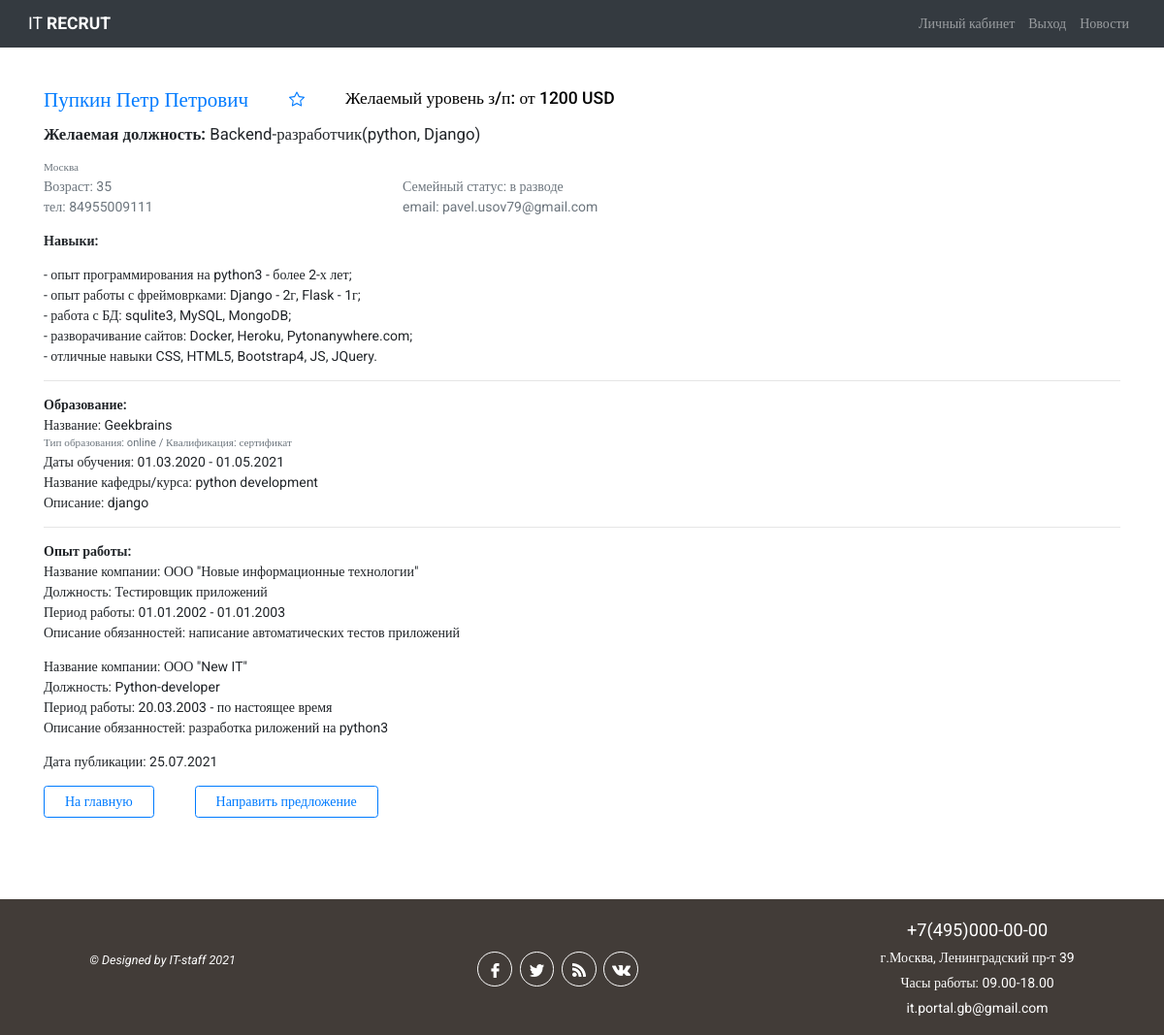
Page /worker/6/resume_view/3/ (signed in) on the earlier database version.
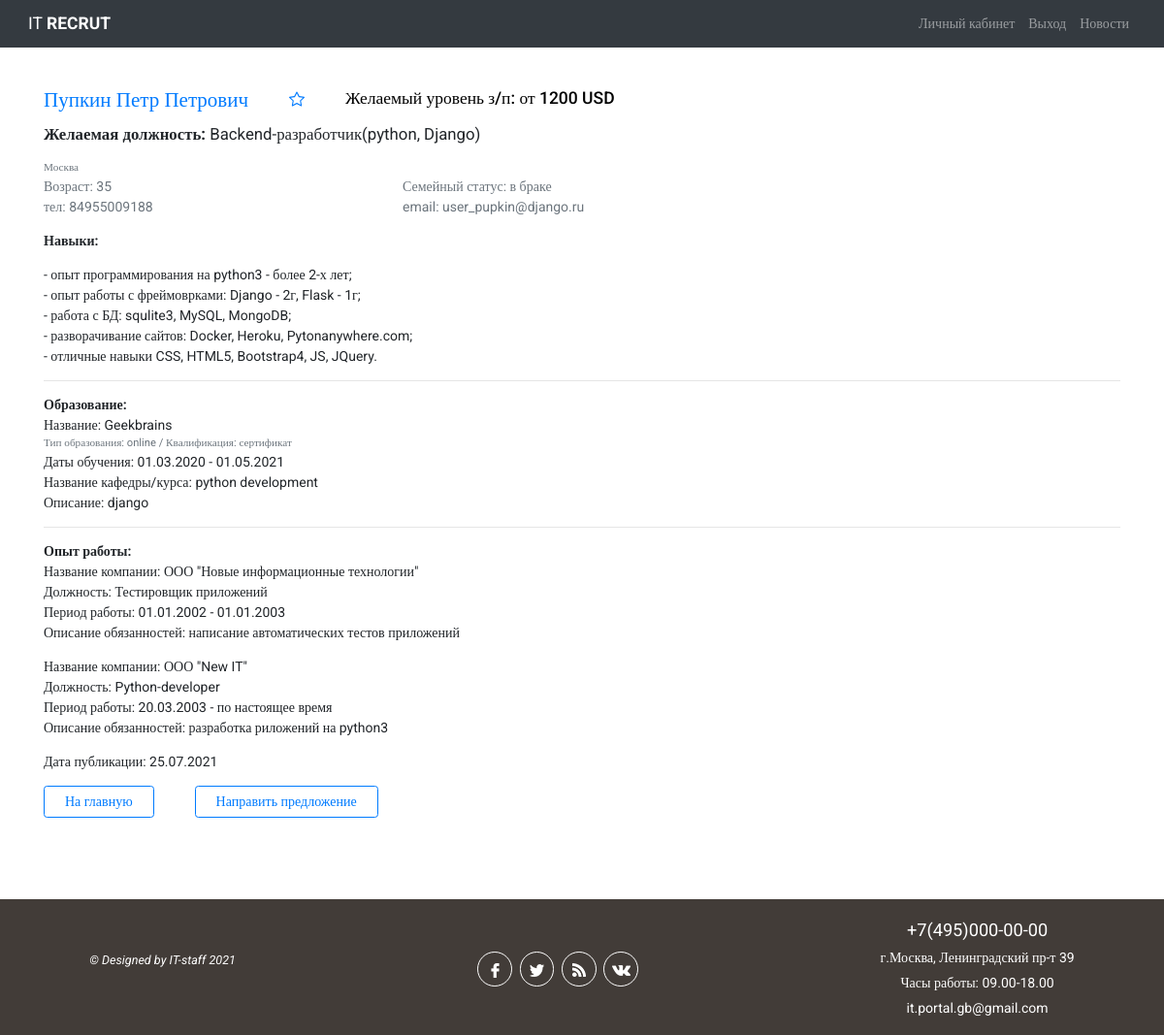
Same page on the later database version.
### workerapp/models.py (models this page shows, shortened)
class Resume(models.Model):
    RESUME_ACTION_CHOICE = (
        ('draft', 'сохранить черновик'),
        ('publish', 'опубликовать на портале'),
        ('moderation_ok', 'модерация пройдена'),
        ('moderation_reject', 'модерация отклонена')
    )
    RUB = 'руб.'
    USD = 'USD'
    EUR = 'EUR'
    CURRENCY_CHOICE = (
        (RUB, 'руб.'),
        (USD, 'USD'),
        (EUR, 'EUR')
    )
    position = models.CharField(max_length=64, verbose_name='желаемая должность')
    min_salary = models.CharField(verbose_name='минимальный уровень з/п', max_length=7, blank=True,
                                  help_text='поле необязательное для заполнения')
    max_salary = models.CharField(verbose_name='максимальный уровень з/п', max_length=7, blank=True,
                                  help_text='поле необязательное для заполнения')
    currency = models.CharField(verbose_name='валюта', max_length=4, blank=True,
                                choices=CURRENCY_CHOICE, help_text='поле необязательное для '
                                                                   'заполнения')
    published = models.DateField(verbose_name='дата публикации', default=datetime.now)
    skills = models.TextField(verbose_name='Ключевые навыки', max_length=512, blank=True)
    hobby = models.TextField(verbose_name='Ваши увлечения', max_length=512, blank=True,
                             help_text='поле необязательно для заполнения')
    action = models.CharField(verbose_name='статус', max_length=64, choices=RESUME_ACTION_CHOICE)
    seeker = models.ForeignKey(Seeker, on_delete=models.CASCADE)
    hide = models.BooleanField(verbose_name='резюме удалено / скрыто', default=False)
    failed_moderation = models.TextField(verbose_name='Сообщение в случае непрохождения '
        'модерации резюме', max_length=254, blank=True, help_text='поле необязательное')
    is_favorite = models.BooleanField(verbose_name='добавлен в избранное', default=False)
    class Meta:
        verbose_name_plural = 'Резюме'
    def get_experience_items(self):
        return self.experience.select_related().filter(is_active=True)
    def get_education_items(self):
        return self.educationitems.select_related().filter(is_active=True)

### authapp/models.py (models this page shows, shortened)
class Seeker(models.Model):
    NEED_MODER = 'need_moderation'
    MODER_OK = 'moderation_ok'
    MODER_REJECT = 'moderation_reject'
    SEEKER_STATUS_CHOICES = (
        (NEED_MODER, 'требуется модерация'),
        (MODER_OK, 'модерация пройдена успешно'),
        (MODER_REJECT, 'отклонено модератором')
    )
    SEX_CHOICE = (
        ('male', 'мужской'),
        ('female', 'женский')
    )
    MARRIED_STATUS = (
        ('h', 'холост'),
        ('m', 'в браке'),
        ('d', 'в разводе')
    )
    patronimyc = models.CharField(verbose_name='Отчество', max_length=64)
    age = models.PositiveSmallIntegerField(verbose_name='возраст', default=18)
    sex = models.CharField(verbose_name='Ваш пол', max_length=32, choices=SEX_CHOICE)
    married = models.CharField(verbose_name='Семейное положение', max_length=1, choices=MARRIED_STATUS)
    city = models.CharField(verbose_name='город', max_length=64, blank=True)
    skills = models.TextField(verbose_name='Навыки (знание программ)', max_length=264, blank=True)
    hobby = models.TextField(verbose_name='Ваши увлечения', max_length=264, blank=True)
    tel = models.CharField(verbose_name='телефон', max_length=11, blank=True)
    photo = models.ImageField(upload_to='seeker_photo', blank=True)
    is_active = models.BooleanField(default=True)
    user = models.OneToOneField(User, on_delete=models.CASCADE)
    status = models.CharField(verbose_name='статус соискателя на сайте',
                              choices=SEEKER_STATUS_CHOICES, default=NEED_MODER, max_length=32)
    failed_moderation = models.CharField(max_length=512, blank=True, verbose_name='поле '
                                                                                  'заполняется в случае отклонения модерации')
    activation_key = models.CharField(max_length=128, blank=True)
    activation_key_expires = models.DateTimeField(default=(datetime.now() + timedelta(hours=24)))
    class Meta:
        verbose_name_plural = 'Соискатели'

### workerapp/views.py (the view)
# urls.py: path('<int:seeker_id>/resume_view/<int:pk>/', views.ResumeDetailView.as_view(), name='resume_view'),
class ResumeDetailView(LoginRequiredMixin, DetailView):
    model = Resume
    template_name = 'workerapp/resume_view.html'
    context_object_name = 'item'
    def get_context_data(self, **kwargs):
        context = super().get_context_data()
        context['title'] = "Резюме"
        context['seeker'] = get_object_or_404(Seeker, pk=self.kwargs['seeker_id'])
        context['favorite'] = FavoriteResumes.objects.filter(resume=self.object,
                                                             employer=self.request.user.employer).first()
        if self.request.is_ajax() and self.request.user.employer:
            add_delete_favorites(self.request)
        return context

### workerapp/templates/workerapp/resume_view.html
{% extends 'mainapp/base.html' %}
{% load static %}
{% block content %}
{% if item.seeker.photo %}
<div class="container my-5">
    <div class="row">
        <div class="col-3 col-md-2">
            <img class="card-img" src="/media/{{ item.seeker.photo }}" alt="">
        </div>
        <div class="col-9 col-md-10">
            <div class="d-flex">
                <h4 style="color: blue;"><a href="{% url 'worker:seeker_profile' item.seeker.pk %}">{{ item.seeker.user.first_name }}
                    {{ item.seeker.user.last_name }} {{ item.seeker.patronimyc }}</a></h4>
                <p class="ml-5">
                    {% if favorite %}
                    <svg id="{{ item.pk }}" data-url="{% url 'worker:resume_view' item.seeker.pk item.pk %}" style="color: #007bff;" xmlns="http://www.w3.org/2000/svg" width="16" height="16" fill="currentColor"
                         class="bi bi-star-fill" viewBox="0 0 16 16">
                    <path d="M3.612 15.443c-.386.198-.824-.149-.746-.592l.83-4.73L.173 6.765c-.329-.314-.158-.888.283-.95l4.898-.696L7.538.792c.197-.39.73-.39.927 0l2.184 4.327 4.898.696c.441.062.612.636.282.95l-3.522 3.356.83 4.73c.078.443-.36.79-.746.592L8 13.187l-4.389 2.256z"/>
                    </svg>
                    {% else %}
                    <svg id="{{ item.pk }}" data-url="{% url 'worker:resume_view' item.seeker.pk item.pk %}" style="color: #007bff;" xmlns="http://www.w3.org/2000/svg" width="16" height="16" fill="currentColor" class="bi bi-star" viewBox="0 0 16 16">
                      <path d="M2.866 14.85c-.078.444.36.791.746.593l4.39-2.256 4.389 2.256c.386.198.824-.149.746-.592l-.83-4.73 3.523-3.356c.329-.314.158-.888-.283-.95l-4.898-.696L8.465.792a.513.513 0 0 0-.927 0L5.354 5.12l-4.898.696c-.441.062-.612.636-.283.95l3.523 3.356-.83 4.73zm4.905-2.767l-3.686 1.894.694-3.957a.565.565 0 0 0-.163-.505L1.71 6.745l4.052-.576a.525.525 0 0 0 .393-.288l1.847-3.658 1.846 3.658a.525.525 0 0 0 .393.288l4.052.575-2.906 2.77a.564.564 0 0 0-.163.506l.694 3.957-3.686-1.894a.503.503 0 0 0-.461 0z"/>
                    </svg>
                    {% endif %}
                </p>
            </div>
            <p style="font-size: 1.2rem;"><span class="font-weight-bold">Желаемая должность:</span> {{ item.position }}</p>
            <p class="small text-muted mb-0">{{ item.seeker.city }}</p>
            <div class="d-sm-flex mb-0 px-0">
                <p class="text-muted mb-0 col-sm-4 px-0">Возраст: {{ item.seeker.age }}</p>
                <p class="text-muted mb-0">Семейный статус: {{ item.seeker.get_married_display }}</p>
            </div>
            <div class="d-sm-flex pl-0">
                <p class="text-muted col-sm-4 px-0 mb-0">тел: {{ item.seeker.tel }}</p>
                <p class="text-muted">email: {{ item.seeker.user.email }}</p>
            </div>
            <p class="h5 mt-3" style="color:black;">Желаемый уровень з/п:
                {% if item.min_salary and item.max_salary %}{{ item.min_salary }} -
                {{ item.max_salary }} {{ item.currency }}
                {% elif item.min_salary %} от {{ item.min_salary }} {{ item.currency }}
                {% elif item.max_salary %} до {{ item.max_salary }} {{ item.currency }}
                {% else %} не указана
                {% endif %}
            </p>
            <p><span class="font-weight-bold">Навыки:</span> {{ item.skills|linebreaks }}</p>
            <hr style="color: #ccc;">
            <p class="mt-3 font-weight-bold mb-0">Образование:</p>
            {% if item.get_education_items %}
            {% for edu_item in item.get_education_items %}
                <p class="mb-0">Название: {{ edu_item.institution_name }}</p>
                <p class="small text-muted mb-0">Тип образования: {{ edu_item.edu_type }} / Квалификация: {{ edu_item.get_degree_display }}</p>
                <p class="mb-0">Даты обучения: {{ edu_item.from_date|date:'d.m.Y' }} - {{ edu_item.to_date|date:'d.m.Y' }}</p>
                <p class="mb-0">Название кафедры/курса: {{ edu_item.course_name }}</p>
                {% if edu_item.edu_description %}<p class="mb-0">Описание: {{ edu_item.edu_description }}</p>{% endif %}
            {% endfor %}
            {% else %}
                <p>образование не указано</p>
            {% endif %}
            <hr style="color: #ccc;">
            <p class="mt-3 font-weight-bold mb-0">Опыт работы:</p>
            {% if item.get_experience_items %}
            {% for exp_item in item.get_experience_items %}
                <p class="mb-0">Название компании: {{ exp_item.company_name }}</p>
                <p class="mb-0">Должность: {{ exp_item.job_title }}</p>
                <p class="mb-0">Период работы: {{ exp_item.start_date|date:'d.m.Y' }} - {% if exp_item.finish_date %}
                    {{ exp_item.finish_date|date:'d.m.Y' }} {% else %} по настоящее время{% endif %}</p>
                {% if exp_item.job_description %}<p>Описание обязанностей: {{ exp_item.job_description }}</p>{% endif %}
            {% endfor %}
            {% else %}
                <p>опыт работы не указан</p>
            {% endif %}
            <p>Дата публикации: {{item.published|date:"d.m.Y" }}</p>
            <div class="d-flex">
                <a class="btn btn-outline-primary mb-5 px-4" role="button"
                   href="{% url 'main' %}">На главную</a>
                <a class="btn btn-outline-primary mb-5 px-4 ml-5" role="button" href="{% url 'employer:send_offer' user.employer.pk item.pk %}">Направить предложение</a>
            </div>
        </div>
    </div>
</div>
{% else %}
<div class="container my-5">
    <div class="row">
        <div class="col-12">
            <div class="d-flex">
                <h4 style="color: blue;"><a href="{% url 'worker:seeker_profile' item.seeker.pk %}">{{ item.seeker.user.first_name }}
                    {{ item.seeker.user.last_name }} {{ item.seeker.patronimyc }}</a></h4>
                <p class="ml-5">
                    {% if favorite %}
                    <svg id="{{ item.pk }}" data-url="{% url 'worker:resume_view' item.seeker.pk item.pk %}" style="color: #007bff;" xmlns="http://www.w3.org/2000/svg" width="16" height="16" fill="currentColor"
                         class="bi bi-star-fill" viewBox="0 0 16 16">
                    <path d="M3.612 15.443c-.386.198-.824-.149-.746-.592l.83-4.73L.173 6.765c-.329-.314-.158-.888.283-.95l4.898-.696L7.538.792c.197-.39.73-.39.927 0l2.184 4.327 4.898.696c.441.062.612.636.282.95l-3.522 3.356.83 4.73c.078.443-.36.79-.746.592L8 13.187l-4.389 2.256z"/>
                    </svg>
                    {% else %}
                    <svg id="{{ item.pk }}" data-url="{% url 'worker:resume_view' item.seeker.pk item.pk %}" style="color: #007bff;" xmlns="http://www.w3.org/2000/svg" width="16" height="16" fill="currentColor" class="bi bi-star" viewBox="0 0 16 16">
                  <path d="M2.866 14.85c-.078.444.36.791.746.593l4.39-2.256 4.389 2.256c.386.198.824-.149.746-.592l-.83-4.73 3.523-3.356c.329-.314.158-.888-.283-.95l-4.898-.696L8.465.792a.513.513 0 0 0-.927 0L5.354 5.12l-4.898.696c-.441.062-.612.636-.283.95l3.523 3.356-.83 4.73zm4.905-2.767l-3.686 1.894.694-3.957a.565.565 0 0 0-.163-.505L1.71 6.745l4.052-.576a.525.525 0 0 0 .393-.288l1.847-3.658 1.846 3.658a.525.525 0 0 0 .393.288l4.052.575-2.906 2.77a.564.564 0 0 0-.163.506l.694 3.957-3.686-1.894a.503.503 0 0 0-.461 0z"/>
                    </svg>
                    {% endif %}
                </p>
                <p class="h5 ml-5" style="color:black;">Желаемый уровень з/п:
                    {% if item.min_salary and item.max_salary %}{{ item.min_salary }} -
                    {{ item.max_salary }} {{ item.currency }}
                    {% elif item.min_salary %} от {{ item.min_salary }} {{ item.currency }}
                    {% elif item.max_salary %} до {{ item.max_salary }} {{ item.currency }}
                    {% else %} не указана
                    {% endif %}
                </p>
            </div>
            <p style="font-size: 1.2rem;"><span class="font-weight-bold">Желаемая должность:</span> {{ item.position }}</p>
            <p class="small text-muted mb-0">{{ item.seeker.city }}</p>
            <div class="d-sm-flex pl-0 mb-0">
                <p class="text-muted mb-0 col-sm-4 px-0">Возраст: {{ item.seeker.age }}</p>
                <p class="text-muted mb-0">Семейный статус: {{ item.seeker.get_married_display }}</p>
            </div>
            <div class="d-sm-flex pl-0">
                <p class="text-muted col-sm-4 px-0 mb-0">тел: {{ item.seeker.tel }}</p>
                <p class="text-muted">email: {{ item.seeker.user.email }}</p>
            </div>
            <p><span class="font-weight-bold">Навыки:</span> {{ item.skills|linebreaks }}</p>
            <hr style="color: #ccc;">
            <p class="mt-3 font-weight-bold mb-0">Образование:</p>
            {% if item.get_education_items %}
            {% for edu_item in item.get_education_items %}
                <p class="mb-0">Название: {{ edu_item.institution_name }}</p>
                <p class="small text-muted mb-0">Тип образования: {{ edu_item.edu_type }} / Квалификация: {{ edu_item.get_degree_display }}</p>
                <p class="mb-0">Даты обучения: {{ edu_item.from_date|date:'d.m.Y' }} - {{ edu_item.to_date|date:'d.m.Y' }}</p>
                <p class="mb-0">Название кафедры/курса: {{ edu_item.course_name }}</p>
                {% if edu_item.edu_description %}<p class="mb-0">Описание: {{ edu_item.edu_description }}</p>{% endif %}
            {% endfor %}
            {% else %}
                <p>образование не указано</p>
            {% endif %}
            <hr style="color: #ccc;">
            <p class="mt-3 font-weight-bold mb-0">Опыт работы:</p>
            {% if item.get_experience_items %}
            {% for exp_item in item.get_experience_items %}
                <p class="mb-0">Название компании: {{ exp_item.company_name }}</p>
                <p class="mb-0">Должность: {{ exp_item.job_title }}</p>
                <p class="mb-0">Период работы: {{ exp_item.start_date|date:'d.m.Y' }} - {% if exp_item.finish_date %}
                    {{ exp_item.finish_date|date:'d.m.Y' }} {% else %} по настоящее время{% endif %}</p>
                {% if exp_item.job_description %}<p>Описание обязанностей: {{ exp_item.job_description }}</p>{% endif %}
            {% endfor %}
            {% else %}
                <p>опыт работы не указан</p>
            {% endif %}
            <p>Дата публикации: {{item.published|date:"d.m.Y" }}</p>
            <div class="d-flex">
                <a class="btn btn-outline-primary mb-5 px-4" role="button"
                   href="{% url 'main' %}">На главную</a>
                <a class="btn btn-outline-primary mb-5 px-4 ml-5" role="button" href="{% url 'employer:send_offer' user.employer.pk item.pk %}">Направить предложение</a>
            </div>
        </div>
    </div>
</div>
{% endif %}
{% endblock content %}

Differences in the rows shown:
changed through a linked row, Resume "USD": seeker.married "в разводе" → "в браке"; seeker.tel "84955009111" → "84955009188"; seeker.user.email "pavel.usov79@gmail.com" → "user_pupkin@django.ru"
